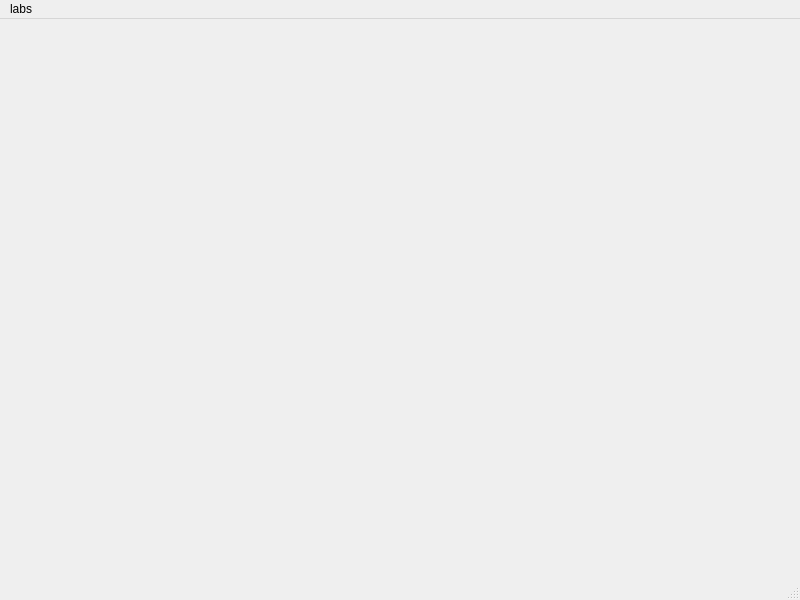
<?xml version="1.0" encoding="UTF-8"?>
<ui version="4.0">
 <class>MainWindow</class>
 <widget class="QMainWindow" name="MainWindow">
  <property name="geometry">
   <rect>
    <x>0</x>
    <y>0</y>
    <width>800</width>
    <height>600</height>
   </rect>
  </property>
  <property name="windowTitle">
   <string>MainWindow</string>
  </property>
  <widget class="QWidget" name="centralwidget"/>
  <widget class="QMenuBar" name="menubar">
   <property name="geometry">
    <rect>
     <x>0</x>
     <y>0</y>
     <width>800</width>
     <height>30</height>
    </rect>
   </property>
   <widget class="QMenu" name="menulab1">
    <property name="title">
     <string>labs</string>
    </property>
    <widget class="QMenu" name="menulab1_2">
     <property name="title">
      <string>lab1</string>
     </property>
     <addaction name="actionp1_1"/>
     <addaction name="actionp1_2"/>
    </widget>
    <addaction name="menulab1_2"/>
    <addaction name="actionp2_2"/>
   </widget>
   <addaction name="menulab1"/>
  </widget>
  <widget class="QStatusBar" name="statusbar"/>
  <action name="actionp2_2">
   <property name="checkable">
    <bool>false</bool>
   </property>
   <property name="text">
    <string>lab2</string>
   </property>
  </action>
  <action name="actionp1_1">
   <property name="text">
    <string>part 1</string>
   </property>
  </action>
  <action name="actionp1_2">
   <property name="text">
    <string>part 2</string>
   </property>
  </action>
 </widget>
 <resources/>
 <connections/>
</ui>
